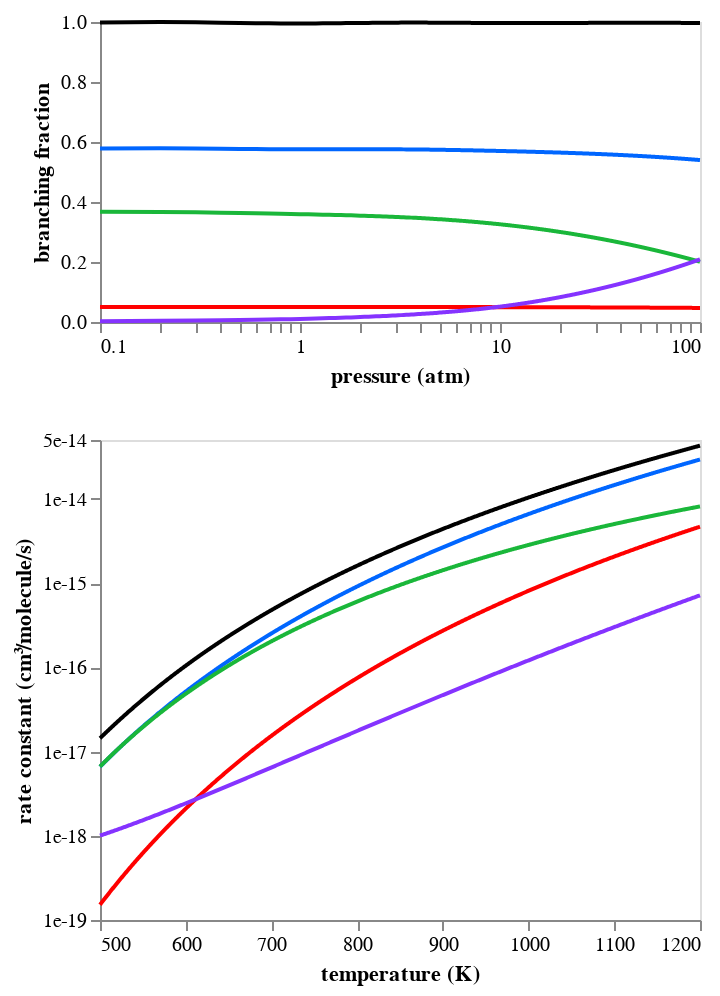

The cell this chart's notebook holds for it:
### Code cell
import altair as alt
from autochem.util import plot
from project_utilities import fig

reactants = ("C5H8(522)", "HO2(8)")
legend = False
rate_df = fig.rate_data(
    calc_mech,
    reactants,
    min_branch_frac=0.01,
    colors=[plot.Color.blue, plot.Color.green, plot.Color.red, plot.Color.purple],
)

branch_frac_chart = fig.branching_fraction_chart(
    rate_df, P_range=(0.1, 100), T=825, legend=legend, total=True
)
rate_chart = fig.rate_chart(
    rate_df,
    T_range=(500, 1200),
    P=1,
    legend=legend,
    total=True,
    units={"substance": "molecules"},
)
chart = alt.vconcat(
    branch_frac_chart.properties(width=300, height=150),
    rate_chart.properties(width=300, height=240),
).configure_axis(grid=False)
chart

### Figure 1 — Vega-Lite specification as saved in the notebook (floating-point values rounded to 4 significant figures; data arrays with more than 128 entries replaced by an {"elided": "..."} marker saying what was removed)
{"config": {"view": {"continuousWidth": 300, "continuousHeight": 300}, "axis": {"grid": false}}, "vconcat": [{"data": {"name": "data-0435012f10af0cce5d3fccaf08fc4b09"}, "mark": {"type": "line"}, "encoding": {"color": {"field": "key", "legend": null, "scale": {"domain": ["total", "C5H7(500)+H2O2(10)", "C5H8O(825)rs+OH(4)", "C5H7(504)+H2O2(10)", "S(722)r_"], "range": ["#000000", "#0066ff", "#1ab73a", "#ff0000", "#8533ff"]}, "type": "nominal"}, "x": {"axis": {"labelExpr": "((abs(datum.value - 0.1) / abs(0.1) < 1e-5) ||\n(abs(datum.value - 1.0) / abs(1.0) < 1e-5) ||\n(abs(datum.value - 10.0) / abs(10.0) < 1e-5) ||\n(abs(datum.value - 100.0) / abs(100.0) < 1e-5) ||\n(abs(datum.value - 100.0) / abs(100.0) < 1e-5)) ? datum.label : ''", "values": [0.1, 0.2, 0.3, 0.4, 0.5, 0.6, 0.7, 0.8, 0.9, 1.0, 2.0, 3.0, 4.0, 5.0, 6.0, 7.0, 8.0, 9.0, 10.0, 20.0, 30.0, 40.0, 50.0, 60.0, 70.0, 80.0, 90.0, 100.0, 100.0]}, "field": "x", "scale": {"domain": [0.1, 100.0], "type": "log"}, "title": "pressure (atm)", "type": "quantitative"}, "y": {"axis": {"format": ".1f"}, "field": "value", "scale": {"domain": [0, 1]}, "title": "branching fraction", "type": "quantitative"}}, "height": 150, "transform": [{"fold": ["total", "C5H7(500)+H2O2(10)", "C5H8O(825)rs+OH(4)", "C5H7(504)+H2O2(10)", "S(722)r_"]}], "width": 300}, {"data": {"name": "data-2b68200d384eb678390810fa6bea31b7"}, "mark": {"type": "line"}, "encoding": {"color": {"field": "key", "legend": null, "scale": {"domain": ["Total", "C5H7(500)+H2O2(10)", "C5H8O(825)rs+OH(4)", "C5H7(504)+H2O2(10)", "S(722)r_"], "range": ["#000000", "#0066ff", "#1ab73a", "#ff0000", "#8533ff"]}, "type": "nominal"}, "x": {"axis": {"format": ".0f"}, "field": "x", "scale": {"domain": [500, 1200]}, "title": "temperature (K)", "type": "quantitative"}, "y": {"axis": {"format": ".0e", "labelExpr": "((abs(datum.value - 1e-19) / abs(1e-19) < 1e-5) ||\n(abs(datum.value - 1e-18) / abs(1e-18) < 1e-5) ||\n(abs(datum.value - 1e-17) / abs(1e-17) < 1e-5) ||\n(abs(datum.value - 1e-16) / abs(1e-16) < 1e-5) ||\n(abs(datum.value - 1e-15) / abs(1e-15) < 1e-5) ||\n(abs(datum.value - 1e-14) / abs(1e-14) < 1e-5) ||\n(abs(datum.value - 5e-14) / abs(5e-14) < 1e-5)) ? datum.label : ''", "values": [1e-19, 1e-18, 1e-17, 1e-16, 1e-15, 1e-14, 5e-14]}, "field": "value", "scale": {"domain": [1e-19, 5e-14], "type": "log"}, "title": "rate constant (cm³/molecule/s)", "type": "quantitative"}}, "height": 240, "transform": [{"fold": ["Total", "C5H7(500)+H2O2(10)", "C5H8O(825)rs+OH(4)", "C5H7(504)+H2O2(10)", "S(722)r_"]}], "width": 300}], "$schema": "https://vega.github.io/schema/vega-lite/v5.20.1.json", "datasets": {"data-0435012f10af0cce5d3fccaf08fc4b09": {"elided": "1000 records"}, "data-2b68200d384eb678390810fa6bea31b7": {"elided": "1000 records"}}}
